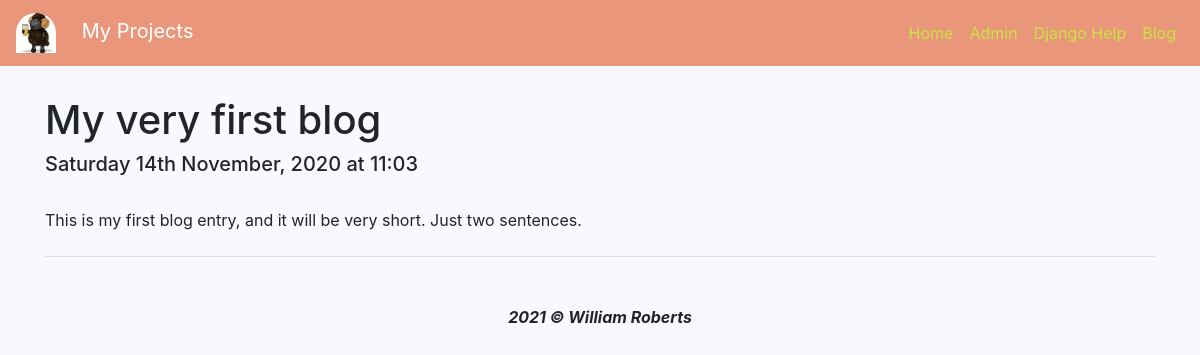
Page /blog/1/ on the committed database.
### blog/models.py (models this page shows, shortened)
class Blog(models.Model):
    title = models.CharField(max_length=200)
    date = models.DateTimeField()
    blog = models.TextField()

### blog/views.py (the view)
# urls.py: path('<int:blog_id>/', views.detail, name='detail'),
def detail(request, blog_id):
    blog = get_object_or_404(Blog, pk=blog_id)
    return render(request, 'blog/detail.html', {'blog':blog})

### blog/templates/blog/detail.html (shortened to what this page needs)
  {% extends "base.html" %}
    {% load static %}
    {% block navbar %}
      {% include "navbar.html" %}
    {% endblock navbar %}
    {% block content %}
        <div class="container text-left">
            <br>
            <h1>{{ blog.title }}</h1>
            <h5>{{ blog.date|date:'l jS F, Y' }} at {{ blog.date|date:'H:i' }}</h5>
            <br>
            <p>{{ blog.blog|safe }}</p>
            <hr class="my-4">
        </div>
    {% endblock content %}

### static/style.css (style rules this page uses)
body { overflow-x: hidden; background-color: ghostwhite; }

### rows in the picture
Blog: title "My very first blog", date "Saturday 14th November, 2020", date "11:03", blog "This is my first blog entry, and it will be very short. Just two sentences."
